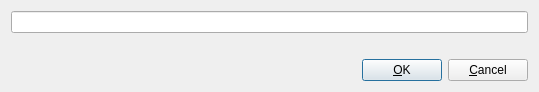
<?xml version="1.0" encoding="UTF-8"?>
<ui version="4.0">
 <class>GotoDialog</class>
 <widget class="QDialog" name="GotoDialog">
  <property name="geometry">
   <rect>
    <x>0</x>
    <y>0</y>
    <width>539</width>
    <height>92</height>
   </rect>
  </property>
  <property name="contextMenuPolicy">
   <enum>Qt::NoContextMenu</enum>
  </property>
  <property name="windowTitle">
   <string>Enter expression to follow...</string>
  </property>
  <property name="windowIcon">
   <iconset resource="../../resource.qrc">
    <normaloff>:/icons/images/geolocation-goto.png</normaloff>:/icons/images/geolocation-goto.png</iconset>
  </property>
  <layout class="QVBoxLayout" name="verticalLayout_3">
   <item>
    <layout class="QVBoxLayout" name="verticalLayout_2">
     <item>
      <layout class="QVBoxLayout" name="verticalLayout">
       <item>
        <widget class="QLineEdit" name="editExpression"/>
       </item>
       <item>
        <widget class="QLabel" name="labelError">
         <property name="text">
          <string/>
         </property>
         <property name="textFormat">
          <enum>Qt::RichText</enum>
         </property>
        </widget>
       </item>
      </layout>
     </item>
     <item>
      <layout class="QHBoxLayout" name="horizontalLayout">
       <item>
        <spacer name="horizontalSpacer">
         <property name="orientation">
          <enum>Qt::Horizontal</enum>
         </property>
         <property name="sizeHint" stdset="0">
          <size>
           <width>40</width>
           <height>20</height>
          </size>
         </property>
        </spacer>
       </item>
       <item>
        <widget class="QPushButton" name="buttonOk">
         <property name="text">
          <string>&amp;OK</string>
         </property>
        </widget>
       </item>
       <item>
        <widget class="QPushButton" name="buttonCancel">
         <property name="text">
          <string>&amp;Cancel</string>
         </property>
        </widget>
       </item>
      </layout>
     </item>
    </layout>
   </item>
  </layout>
 </widget>
 <tabstops>
  <tabstop>editExpression</tabstop>
  <tabstop>buttonOk</tabstop>
  <tabstop>buttonCancel</tabstop>
 </tabstops>
 <resources>
  <include location="../../resource.qrc"/>
 </resources>
 <connections>
  <connection>
   <sender>buttonCancel</sender>
   <signal>clicked()</signal>
   <receiver>GotoDialog</receiver>
   <slot>close()</slot>
   <hints>
    <hint type="sourcelabel">
     <x>305</x>
     <y>56</y>
    </hint>
    <hint type="destinationlabel">
     <x>156</x>
     <y>60</y>
    </hint>
   </hints>
  </connection>
  <connection>
   <sender>buttonOk</sender>
   <signal>clicked()</signal>
   <receiver>GotoDialog</receiver>
   <slot>accept()</slot>
   <hints>
    <hint type="sourcelabel">
     <x>229</x>
     <y>49</y>
    </hint>
    <hint type="destinationlabel">
     <x>164</x>
     <y>42</y>
    </hint>
   </hints>
  </connection>
 </connections>
</ui>
